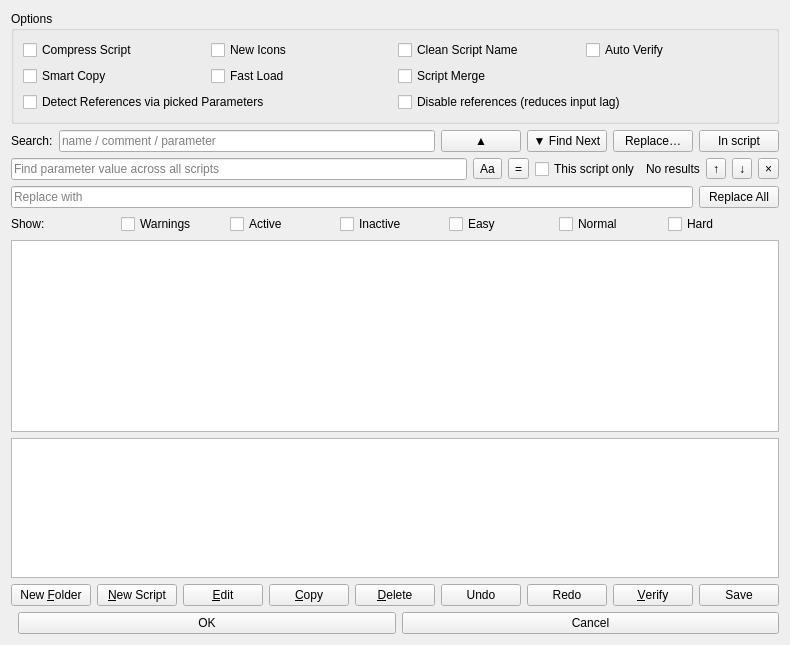
<?xml version="1.0" encoding="UTF-8"?>
<ui version="4.0">
 <class>WBQtScriptWindow</class>
 <widget class="QWidget" name="WBQtScriptWindow">
  <property name="windowTitle">
   <string>Script Editor</string>
  </property>
  <layout class="QVBoxLayout" name="rootLayout" stretch="0,0,0,0,1,0,0">
   <item>
    <widget class="QGroupBox" name="optBox">
     <property name="title">
      <string>Options</string>
     </property>
     <layout class="QGridLayout" name="optGrid">
      <item row="0" column="0">
       <widget class="QCheckBox" name="ckCompress">
        <property name="toolTip">
         <string>Save scripts compressed in the map file (smaller maps).</string>
        </property>
        <property name="text">
         <string>Compress Script</string>
        </property>
       </widget>
      </item>
      <item row="0" column="1">
       <widget class="QCheckBox" name="ckNewIcons">
        <property name="toolTip">
         <string>Modern tree icons. Always on in the Qt editor.</string>
        </property>
        <property name="text">
         <string>New Icons</string>
        </property>
       </widget>
      </item>
      <item row="0" column="2">
       <widget class="QCheckBox" name="ckCleanName">
        <property name="toolTip">
         <string>Hide the [E N H] difficulty tag on scripts that run on all three difficulties.</string>
        </property>
        <property name="text">
         <string>Clean Script Name</string>
        </property>
       </widget>
      </item>
      <item row="0" column="3">
       <widget class="QCheckBox" name="ckAutoVerify">
        <property name="toolTip">
         <string>Re-check scripts for warnings (red) automatically after every edit.</string>
        </property>
        <property name="text">
         <string>Auto Verify</string>
        </property>
       </widget>
      </item>
      <item row="1" column="0">
       <widget class="QCheckBox" name="ckSmartCopy">
        <property name="toolTip">
         <string>Copy auto-increments numbers in the script's parameters (Counter01 → Counter02).</string>
        </property>
        <property name="text">
         <string>Smart Copy</string>
        </property>
       </widget>
      </item>
      <item row="1" column="1">
       <widget class="QCheckBox" name="ckFastLoad">
        <property name="toolTip">
         <string>Open the editor faster on big script sets by skipping the deep warning-hint scan.</string>
        </property>
        <property name="text">
         <string>Fast Load</string>
        </property>
       </widget>
      </item>
      <item row="1" column="2">
       <widget class="QCheckBox" name="ckScriptMerge">
        <property name="toolTip">
         <string>Ctrl+drag a script or folder onto another to merge them. Plain drag still moves.</string>
        </property>
        <property name="text">
         <string>Script Merge</string>
        </property>
       </widget>
      </item>
      <item row="2" column="0" colspan="2">
       <widget class="QCheckBox" name="ckRefByParam">
        <property name="toolTip">
         <string>Find [Referenced in] by scanning actual script parameters instead of plain text.</string>
        </property>
        <property name="text">
         <string>Detect References via picked Parameters</string>
        </property>
       </widget>
      </item>
      <item row="2" column="2" colspan="2">
       <widget class="QCheckBox" name="ckDisableRef">
        <property name="toolTip">
         <string>Skip the [Referenced in] scan on selection. Faster on huge script sets.</string>
        </property>
        <property name="text">
         <string>Disable references (reduces input lag)</string>
        </property>
       </widget>
      </item>
     </layout>
    </widget>
   </item>
   <item>
    <layout class="QHBoxLayout" name="searchRow" stretch="0,1,0,0,0,0">
     <item>
      <widget class="QLabel" name="searchLabel">
       <property name="text">
        <string>Search:</string>
       </property>
      </widget>
     </item>
     <item>
      <widget class="QLineEdit" name="search">
       <property name="placeholderText">
        <string>name / comment / parameter</string>
       </property>
      </widget>
     </item>
     <item>
      <widget class="QPushButton" name="findPrevBtn">
       <property name="toolTip">
        <string>Find Prev (Shift+Enter in the search box)</string>
       </property>
       <property name="text">
        <string>&#9650;</string>
       </property>
      </widget>
     </item>
     <item>
      <widget class="QPushButton" name="findBtn">
       <property name="text">
        <string>&#9660; Find Next</string>
       </property>
      </widget>
     </item>
     <item>
      <widget class="QPushButton" name="replaceBtn">
       <property name="toolTip">
        <string>Find/replace parameter values across all scripts (Ctrl+H).</string>
       </property>
       <property name="text">
        <string>Replace&#8230;</string>
       </property>
      </widget>
     </item>
     <item>
      <widget class="QPushButton" name="replaceScopedBtn">
       <property name="toolTip">
        <string>Find/replace parameter values in the selected script only.</string>
       </property>
       <property name="text">
        <string>In script</string>
       </property>
      </widget>
     </item>
    </layout>
   </item>
   <item>
    <widget class="QWidget" name="replaceBar" native="true">
     <property name="visible">
      <bool>false</bool>
     </property>
     <layout class="QVBoxLayout" name="replaceBarLay">
      <property name="leftMargin">
       <number>0</number>
      </property>
      <property name="topMargin">
       <number>0</number>
      </property>
      <property name="rightMargin">
       <number>0</number>
      </property>
      <property name="bottomMargin">
       <number>0</number>
      </property>
      <item>
       <layout class="QHBoxLayout" name="replaceFindRow" stretch="1,0,0,0,0,0,0,0">
        <item>
         <widget class="QLineEdit" name="replaceFind">
          <property name="placeholderText">
           <string>Find parameter value across all scripts</string>
          </property>
         </widget>
        </item>
        <item>
         <widget class="QToolButton" name="replaceMatchCase">
          <property name="toolTip">
           <string>Match case</string>
          </property>
          <property name="text">
           <string>Aa</string>
          </property>
          <property name="checkable">
           <bool>true</bool>
          </property>
         </widget>
        </item>
        <item>
         <widget class="QToolButton" name="replaceWholeValue">
          <property name="toolTip">
           <string>Whole value only (the entire parameter must equal the text)</string>
          </property>
          <property name="text">
           <string>=</string>
          </property>
          <property name="checkable">
           <bool>true</bool>
          </property>
         </widget>
        </item>
        <item>
         <widget class="QCheckBox" name="replaceScopeCheck">
          <property name="toolTip">
           <string>Limit the find/replace to the currently selected script only.</string>
          </property>
          <property name="text">
           <string>This script only</string>
          </property>
         </widget>
        </item>
        <item>
         <widget class="QLabel" name="replaceCount">
          <property name="text">
           <string>No results</string>
          </property>
         </widget>
        </item>
        <item>
         <widget class="QToolButton" name="replacePrev">
          <property name="toolTip">
           <string>Previous match</string>
          </property>
          <property name="text">
           <string>&#8593;</string>
          </property>
         </widget>
        </item>
        <item>
         <widget class="QToolButton" name="replaceNext">
          <property name="toolTip">
           <string>Next match</string>
          </property>
          <property name="text">
           <string>&#8595;</string>
          </property>
         </widget>
        </item>
        <item>
         <widget class="QToolButton" name="replaceClose">
          <property name="toolTip">
           <string>Close (Esc)</string>
          </property>
          <property name="text">
           <string>&#215;</string>
          </property>
         </widget>
        </item>
       </layout>
      </item>
      <item>
       <layout class="QHBoxLayout" name="replaceReplRow" stretch="1,0">
        <item>
         <widget class="QLineEdit" name="replaceWith">
          <property name="placeholderText">
           <string>Replace with</string>
          </property>
         </widget>
        </item>
        <item>
         <widget class="QPushButton" name="replaceAll">
          <property name="toolTip">
           <string>Replace every matching parameter value across all scripts (undoable).</string>
          </property>
          <property name="text">
           <string>Replace All</string>
          </property>
         </widget>
        </item>
       </layout>
      </item>
     </layout>
    </widget>
   </item>
   <item>
    <layout class="QHBoxLayout" name="filterRow">
     <item>
      <widget class="QLabel" name="filterLabel">
       <property name="text">
        <string>Show:</string>
       </property>
      </widget>
     </item>
     <item>
      <widget class="QCheckBox" name="filterWarnings">
       <property name="toolTip">
        <string>Show only scripts (and their folders) that have warnings.</string>
       </property>
       <property name="text">
        <string>Warnings</string>
       </property>
      </widget>
     </item>
     <item>
      <widget class="QCheckBox" name="filterActive">
       <property name="toolTip">
        <string>Show only active scripts.</string>
       </property>
       <property name="text">
        <string>Active</string>
       </property>
      </widget>
     </item>
     <item>
      <widget class="QCheckBox" name="filterInactive">
       <property name="toolTip">
        <string>Show only inactive scripts.</string>
       </property>
       <property name="text">
        <string>Inactive</string>
       </property>
      </widget>
     </item>
     <item>
      <widget class="QCheckBox" name="filterEasy">
       <property name="text">
        <string>Easy</string>
       </property>
      </widget>
     </item>
     <item>
      <widget class="QCheckBox" name="filterNormal">
       <property name="text">
        <string>Normal</string>
       </property>
      </widget>
     </item>
     <item>
      <widget class="QCheckBox" name="filterHard">
       <property name="text">
        <string>Hard</string>
       </property>
      </widget>
     </item>
     <item>
      <spacer name="filterSpacer">
       <property name="orientation">
        <enum>Qt::Horizontal</enum>
       </property>
      </spacer>
     </item>
    </layout>
   </item>
   <item>
    <widget class="QSplitter" name="split">
     <property name="orientation">
      <enum>Qt::Horizontal</enum>
     </property>
     <widget class="QWidget" name="detailPane">
      <layout class="QVBoxLayout" name="detailLay" stretch="1,0">
       <property name="leftMargin">
        <number>0</number>
       </property>
       <property name="topMargin">
        <number>0</number>
       </property>
       <property name="rightMargin">
        <number>0</number>
       </property>
       <property name="bottomMargin">
        <number>0</number>
       </property>
       <item>
        <widget class="QPlainTextEdit" name="description">
         <property name="readOnly">
          <bool>true</bool>
         </property>
        </widget>
       </item>
       <item>
        <widget class="QTextBrowser" name="comment">
         <property name="maximumSize">
          <size>
           <width>16777215</width>
           <height>140</height>
          </size>
         </property>
         <property name="openLinks">
          <bool>false</bool>
         </property>
        </widget>
       </item>
      </layout>
     </widget>
    </widget>
   </item>
   <item>
    <layout class="QHBoxLayout" name="cmdRow">
     <item>
      <widget class="QPushButton" name="newFolder">
       <property name="text">
        <string>New &amp;Folder</string>
       </property>
      </widget>
     </item>
     <item>
      <widget class="QPushButton" name="newScript">
       <property name="text">
        <string>&amp;New Script</string>
       </property>
      </widget>
     </item>
     <item>
      <widget class="QPushButton" name="editScript">
       <property name="text">
        <string>&amp;Edit</string>
       </property>
      </widget>
     </item>
     <item>
      <widget class="QPushButton" name="copyScript">
       <property name="text">
        <string>&amp;Copy</string>
       </property>
      </widget>
     </item>
     <item>
      <widget class="QPushButton" name="deleteBtn">
       <property name="text">
        <string>&amp;Delete</string>
       </property>
      </widget>
     </item>
     <item>
      <widget class="QPushButton" name="undoBtn">
       <property name="text">
        <string>Undo</string>
       </property>
       <property name="toolTip">
        <string>Undo the last script edit (Ctrl+Z).</string>
       </property>
      </widget>
     </item>
     <item>
      <widget class="QPushButton" name="redoBtn">
       <property name="text">
        <string>Redo</string>
       </property>
       <property name="toolTip">
        <string>Redo the last undone script edit (Ctrl+Y).</string>
       </property>
      </widget>
     </item>
     <item>
      <widget class="QPushButton" name="verify">
       <property name="text">
        <string>&amp;Verify</string>
       </property>
      </widget>
     </item>
     <item>
      <widget class="QPushButton" name="saveNow">
       <property name="text">
        <string>Save</string>
       </property>
       <property name="toolTip">
        <string>Commit the scripts and save the map, keeping the editor open (Ctrl+S).</string>
       </property>
      </widget>
     </item>
    </layout>
   </item>
   <item>
    <layout class="QHBoxLayout" name="okRow">
     <item>
      <spacer name="okSpacer">
       <property name="orientation">
        <enum>Qt::Horizontal</enum>
       </property>
      </spacer>
     </item>
     <item>
      <widget class="QPushButton" name="ok">
       <property name="text">
        <string>OK</string>
       </property>
      </widget>
     </item>
     <item>
      <widget class="QPushButton" name="cancel">
       <property name="text">
        <string>Cancel</string>
       </property>
      </widget>
     </item>
    </layout>
   </item>
  </layout>
 </widget>
 <resources/>
 <connections/>
</ui>
